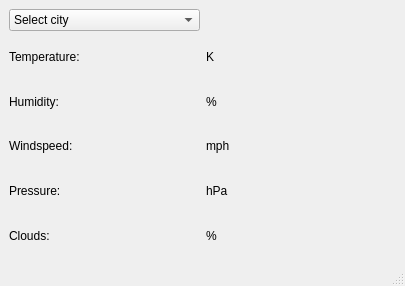
<?xml version="1.0" encoding="UTF-8"?>
<ui version="4.0">
 <class>MainWindow</class>
 <widget class="QMainWindow" name="MainWindow">
  <property name="geometry">
   <rect>
    <x>0</x>
    <y>0</y>
    <width>405</width>
    <height>286</height>
   </rect>
  </property>
  <property name="windowTitle">
   <string>Weather App</string>
  </property>
  <widget class="QWidget" name="centralwidget">
   <layout class="QGridLayout" name="gridLayout">
    <item row="0" column="0">
     <widget class="QComboBox" name="cityBox">
      <item>
       <property name="text">
        <string>Select city</string>
       </property>
      </item>
      <item>
       <property name="text">
        <string>Berlin</string>
       </property>
      </item>
      <item>
       <property name="text">
        <string>Buenos Aires</string>
       </property>
      </item>
      <item>
       <property name="text">
        <string>Cape Town</string>
       </property>
      </item>
      <item>
       <property name="text">
        <string>Madrid</string>
       </property>
      </item>
      <item>
       <property name="text">
        <string>Munich</string>
       </property>
      </item>
      <item>
       <property name="text">
        <string>New York</string>
       </property>
      </item>
      <item>
       <property name="text">
        <string>Shanghai</string>
       </property>
      </item>
      <item>
       <property name="text">
        <string>Sydney</string>
       </property>
      </item>
     </widget>
    </item>
    <item row="1" column="0">
     <widget class="QLabel" name="label">
      <property name="text">
       <string>Temperature:</string>
      </property>
     </widget>
    </item>
    <item row="1" column="1">
     <widget class="QLabel" name="temperature">
      <property name="text">
       <string>K</string>
      </property>
     </widget>
    </item>
    <item row="2" column="0">
     <widget class="QLabel" name="label_2">
      <property name="text">
       <string>Humidity:</string>
      </property>
     </widget>
    </item>
    <item row="2" column="1">
     <widget class="QLabel" name="humidity">
      <property name="text">
       <string>%</string>
      </property>
     </widget>
    </item>
    <item row="3" column="0">
     <widget class="QLabel" name="label_3">
      <property name="text">
       <string>Windspeed:</string>
      </property>
     </widget>
    </item>
    <item row="3" column="1">
     <widget class="QLabel" name="windspeed">
      <property name="text">
       <string>mph</string>
      </property>
     </widget>
    </item>
    <item row="4" column="0">
     <widget class="QLabel" name="label_4">
      <property name="text">
       <string>Pressure:</string>
      </property>
     </widget>
    </item>
    <item row="4" column="1">
     <widget class="QLabel" name="pressure">
      <property name="text">
       <string>hPa</string>
      </property>
     </widget>
    </item>
    <item row="5" column="0">
     <widget class="QLabel" name="label_5">
      <property name="text">
       <string>Clouds:</string>
      </property>
     </widget>
    </item>
    <item row="5" column="1">
     <widget class="QLabel" name="clouds">
      <property name="text">
       <string>%</string>
      </property>
     </widget>
    </item>
   </layout>
  </widget>
  <widget class="QStatusBar" name="statusbar"/>
 </widget>
 <resources/>
 <connections/>
</ui>
